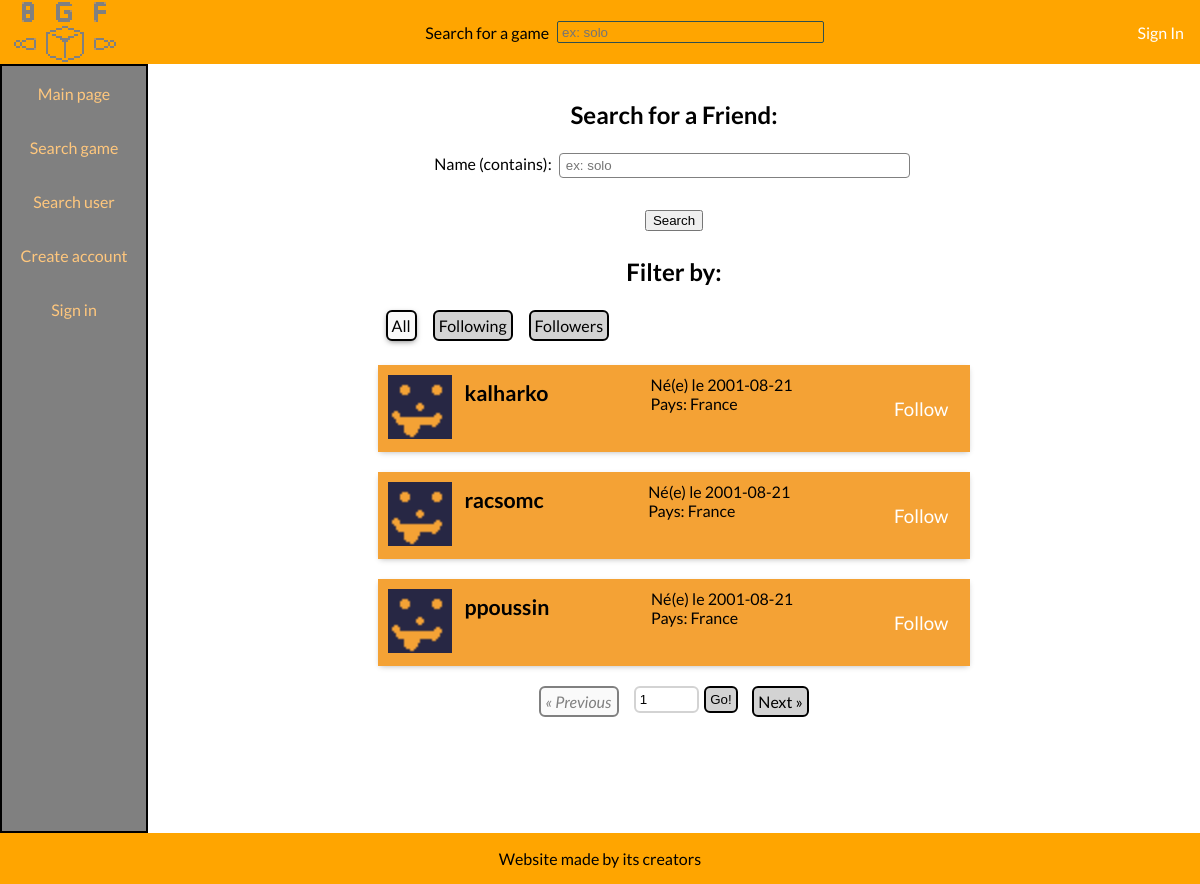
The app's page /pages/list_users.php, older data.
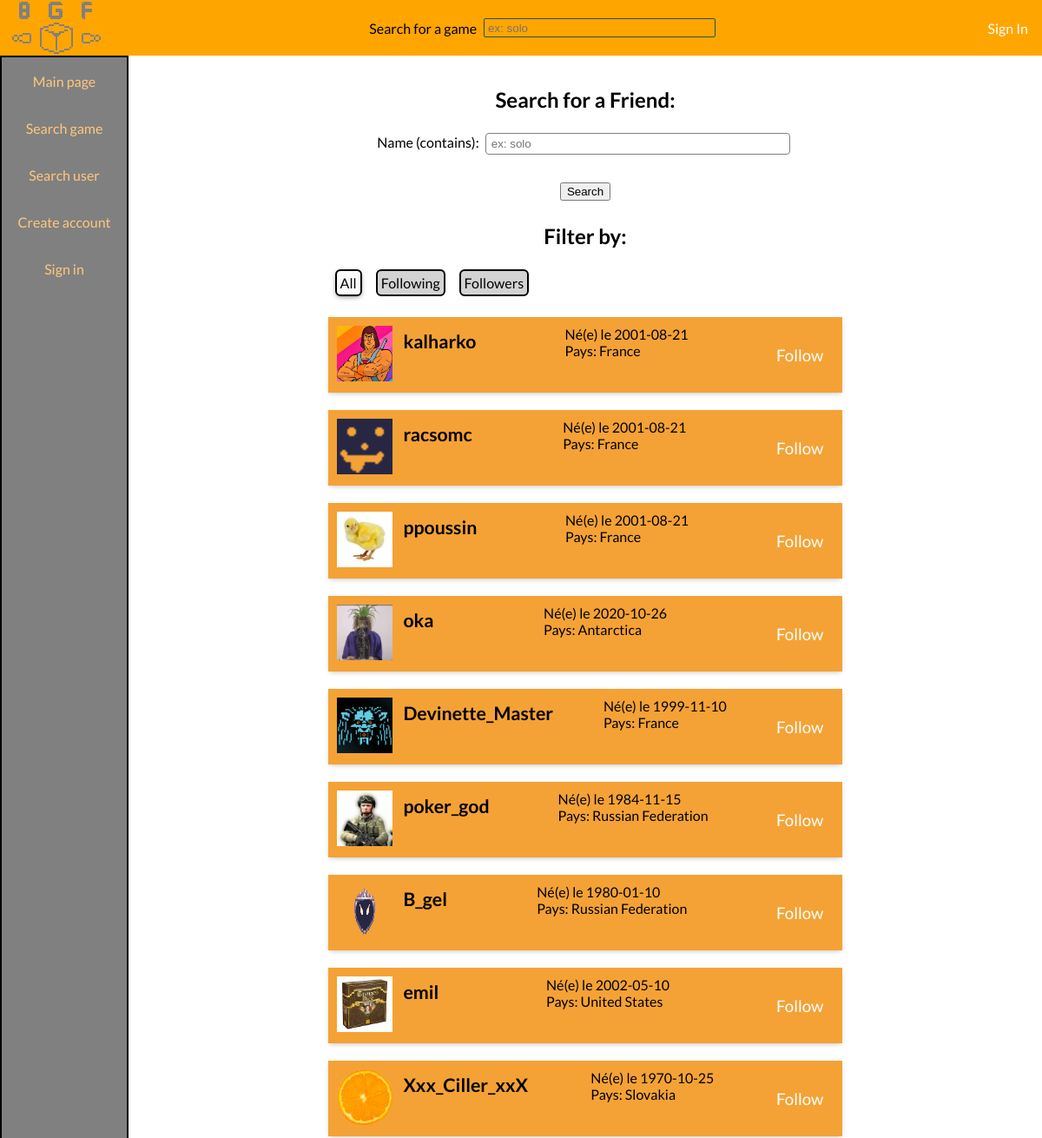
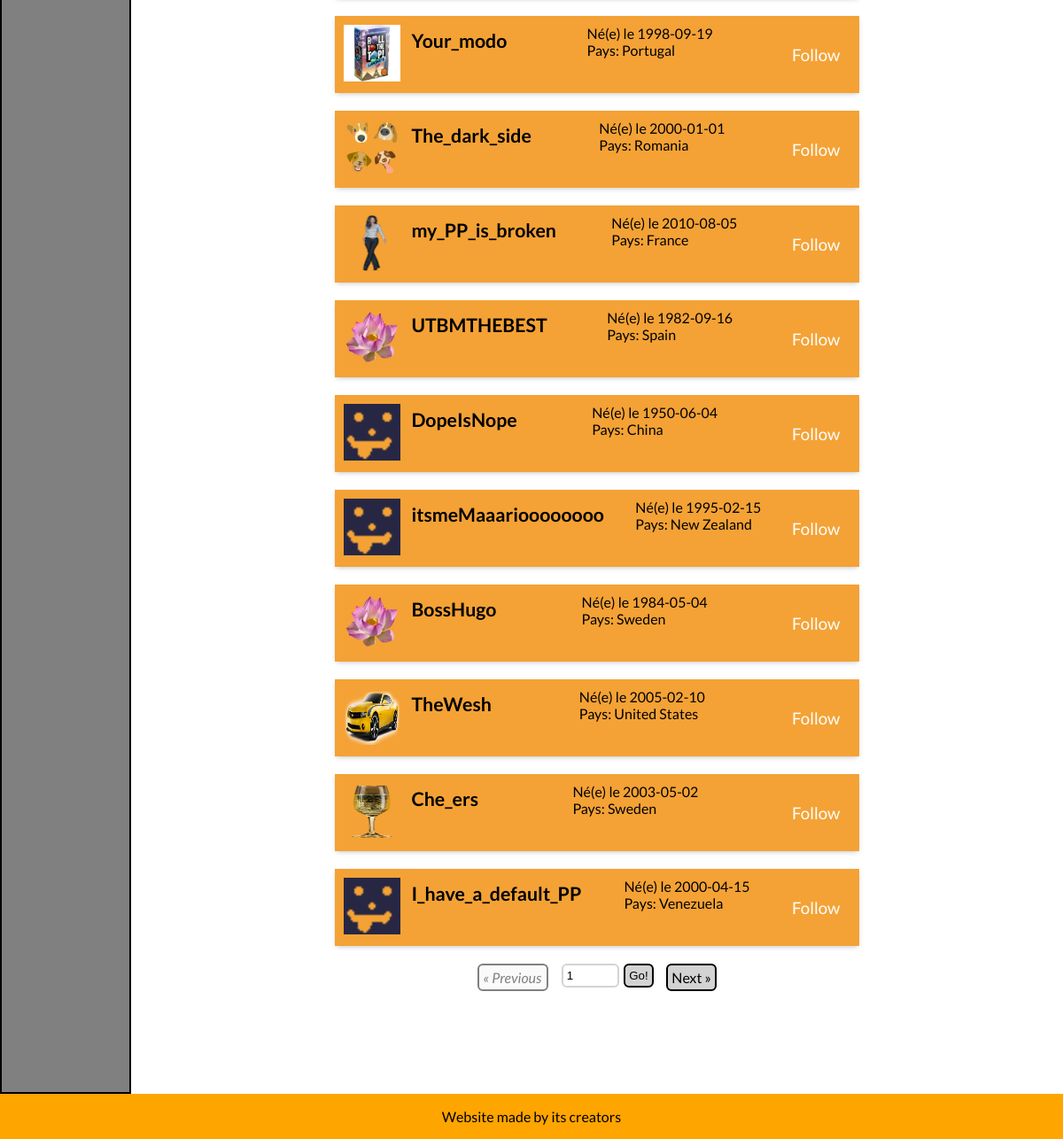
The same page, newer data (2 pictures, top to bottom).
### tables this page shows
CREATE TABLE `user` (
  `id` int(11) NOT NULL,
  `pseudonym` varchar(255) NOT NULL,
  `email` varchar(255) NOT NULL,
  `password` varchar(255) NOT NULL,
  `profile_picture` int(1) DEFAULT NULL,
  `country` int(11) DEFAULT NULL,
  `birthdate` date DEFAULT NULL,
  `date_account_creation` datetime NOT NULL DEFAULT current_timestamp()
);

CREATE TABLE `country` (
  `id` int(11) NOT NULL,
  `country_name` varchar(255) NOT NULL
);

### lib/prelude.php (called while the page is built, shortened)
<?php
$users_page_length = 20;
$bdd = new PDO("mysql:host=$db_host;dbname=$db_name;charset=utf8", "$db_username", "$db_password");
$current_user = NULL;
include_once("player.php");
?>

### lib/player.php (the view, shortened to what the changed rows need)
<?php
class Player {
  public $id = 0;
  public $username = null;
  public $birth_date = 0;
  public $country = null;
  public $has_profile_picture = null;
  public $followed = false;
  public function __construct(
    $id = 0,
    $username = null,
    $birth_date = 0,
    $country = null,
    $hashed_password = "",
    $has_profile_picture = false,
    $followed = false
  ) {
    $this->id = $id;
    $this->birth_date = $birth_date;
    $this->username = $username;
    $this->country = $country;
    $this->has_profile_picture = $has_profile_picture;
    $this->followed = $followed;
  }
  public function draw_card() {
    ?>
    <article class="player-profile">
      <div class="picture-and-nickname">
        <?php if ($this->has_profile_picture) { ?>
          <a href="/images/user/<?php echo $this->id; ?>.png">
            <img src="/images/user/<?php echo $this->id; ?>.png" alt="PP" />
          </a>
        <?php } else { ?>
          <a href="/images/user-default.png">
            <img src="/images/user-default.png" alt="PP" />
          </a>
        <?php } ?>
        <a href="/user.php?id=<?php echo $this->id; ?>" class="nickname"><?php echo htmlspecialchars($this->username); ?></a>
      </div>
      <div class="profile-info">
        <span>
          Né(e) le <?php echo $this->birth_date; ?>
        </span>
        <span>
          Pays: <?php echo $this->country; ?>
        </span>
      </div>
      <label class="follow">
        <button type="button" onclick="follow(<?php echo $this->id; ?>, this);" <?php
          if ($this->followed) {
            ?>
            class="followed">Unfollow
            <?php
          } else {
            ?>
            >Follow
            <?php
          }
          ?>
          </button>
      </label>
    </article>
    <?php
  }
}
function find_player_by($trait, $value) {
  global $bdd;
  global $current_user;
  $req = $bdd->prepare("SELECT pseudonym, id, birthdate, country, password, profile_picture FROM user WHERE $trait = ?;");
  if ($req->execute([$value]) && ($res = $req->fetch())) {
    $country_req = $bdd->prepare("SELECT country_name FROM country WHERE id = ?");
    $followed_req = $bdd->prepare("SELECT * FROM follows WHERE id_user = ? AND id_friend = ?;");
    if ($country_req->execute([$res["country"]])) {
      $country_res = $country_req->fetch()["country_name"];
    } else {
      $country_res = "Unknown";
    }
    if ($current_user != NULL && $followed_req->execute([$current_user->id, $res["id"]])) {
      $followed = !!$followed_req->fetch();
    } else {
      $followed = false;
    }
    return new Player($res["id"], $res["pseudonym"], $res["birthdate"], $country_res, $res["password"], !!$res["profile_picture"], $followed);
  } else {
    return false;
  }
}
function find_player_by_id($id) {
  return find_player_by("id", $id);
}
?>

### pages/list_users.php (shortened to what the changed rows need)
<?php
$PAGE_HEAD = "<link rel=\"stylesheet\" href=\"/css/list_users.css\" />";
include_once("../lib/head.php");
include_once ("../lib/player.php");
$search_sql = "";
$search_terms = [];
if (isset($_GET["p"]) && is_numeric($_GET["p"]) && $_GET["p"] > 0 && $_GET["p"] == round($_GET["p"], 0)) {
  $page = (int)$_GET["p"] - 1;
} else {
  $page = 0;
}
if (isset($_GET["following"]) && $current_user) {
  $query_sql = "SELECT id FROM user INNER JOIN follows ON follows.id_user = :current_user_id AND follows.id_friend = user.id";
  $search_terms["current_user_id"] = $current_user->id;
} else if (isset($_GET["followers"]) && $current_user) {
  $query_sql = "SELECT id FROM user INNER JOIN follows ON follows.id_friend = :current_user_id AND follows.id_user = user.id";
  $search_terms["current_user_id"] = $current_user->id;
} else {
  $query_sql = "SELECT id FROM user";
}
$sql = "$query_sql $search_sql GROUP BY user.id ORDER BY user.id LIMIT " . ($page * $users_page_length) . ", $users_page_length;";
$req = $bdd->prepare($sql);
$search_res = [];
if ($req->execute($search_terms)) {
  while ($res = $req->fetch()) {
    $search_res[] = find_player_by_id($res["id"]);
  }
} else {
  echo "There was an error while trying to list users!";
  echo var_dump($req->errorInfo());
}
?>
<h2>Search for a Friend:</h2>
<h2>
Filter by:
</h2>
<section class="profiles card-list">
  <?php
  foreach ($search_res as $player) {
    $player->draw_card();
  }
  ?>
</section>
<?php
include_once("../lib/tail.php");
?>

Row changes from the older to the newer data that the page shows:
added user: shows a picture, pseudonym "oka", birthdate "2020-10-26", country.country_name "Antarctica"
added user: shows a picture, pseudonym "Devinette_Master", birthdate "1999-11-10", country.country_name "France"
added user: shows a picture, pseudonym "poker_god", birthdate "1984-11-15", country.country_name "Russian Federation"
added user: shows a picture, pseudonym "B_gel", birthdate "1980-01-10", country.country_name "Russian Federation"
added user: shows a picture, pseudonym "emil", birthdate "2002-05-10", country.country_name "United States"
added user: shows a picture, pseudonym "Xxx_Ciller_xxX", birthdate "1970-10-25", country.country_name "Slovakia"
added user: shows a picture, pseudonym "Your_modo", birthdate "1998-09-19", country.country_name "Portugal"
added user: shows a picture, pseudonym "The_dark_side", birthdate "2000-01-01", country.country_name "Romania"
added user: shows a picture, pseudonym "my_PP_is_broken", birthdate "2010-08-05", country.country_name "France"
added user: pseudonym "UTBMTHEBEST", birthdate "1982-09-16", country.country_name "Spain"
added user: pseudonym "DopeIsNope", birthdate "1950-06-04", country.country_name "China"
added user: pseudonym "itsmeMaaarioooooooo", birthdate "1995-02-15", country.country_name "New Zealand"
added user: pseudonym "BossHugo", birthdate "1984-05-04", country.country_name "Sweden"
added user: shows a picture, pseudonym "TheWesh", birthdate "2005-02-10", country.country_name "United States"
added user: shows a picture, pseudonym "Che_ers", birthdate "2003-05-02", country.country_name "Sweden"
added user: pseudonym "I_have_a_default_PP", birthdate "2000-04-15", country.country_name "Venezuela"
